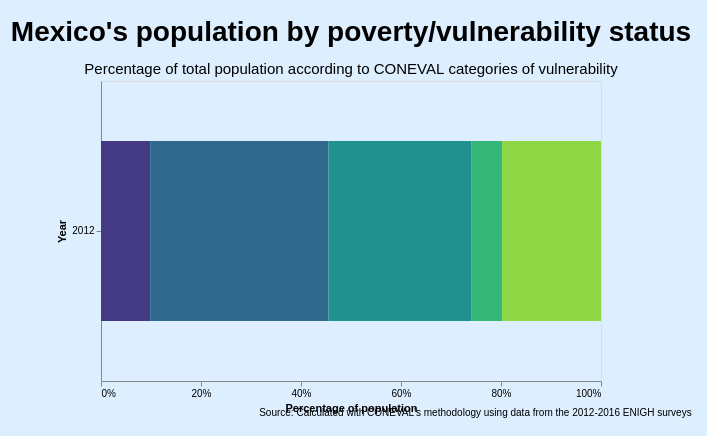

Vega-Lite specification stored for this chart:
### Vega specification from a JSON file in a GitHub repository (floating-point values rounded to 4 significant figures)
{"$schema": "https://vega.github.io/schema/vega/v5.json", "background": "#DDEEFF", "padding": {"left": 10, "top": 18, "right": 15, "bottom": 18}, "height": 300, "title": {"text": "Source: Calculated with CONEVAL's methodology using data from the 2012-2016 ENIGH surveys", "anchor": "end", "baseline": "bottom", "color": "black", "fontSize": 10, "fontWeight": "normal", "orient": "bottom"}, "data": [{"name": "Select_store", "values": [{"unit": "concat_0_layer_0", "fields": [{"type": "E", "field": "year"}], "values": [2012]}]}, {"name": "data-489310faf5cf2d683a3aa8ac5d5b5605", "values": [{"type": "Extreme Poverty", "year": 2012, "pob": 11528950, "pob_ent": 117306151, "percentage": 0.09828, "order": 0}, {"type": "Extreme Poverty", "year": 2014, "pob": 11442303, "pob_ent": 119871143, "percentage": 0.09546, "order": 0}, {"type": "Extreme Poverty", "year": 2016, "pob": 9375581, "pob_ent": 122636694, "percentage": 0.07645, "order": 0}, {"type": "Extreme Poverty", "year": 2018, "pob": 9310153, "pob_ent": 125082416, "percentage": 0.07443, "order": 0}, {"type": "Income Vulnerability", "year": 2012, "pob": 7228628, "pob_ent": 117306151, "percentage": 0.06162, "order": 3}, {"type": "Income Vulnerability", "year": 2014, "pob": 8475777, "pob_ent": 119871143, "percentage": 0.07071, "order": 3}, {"type": "Income Vulnerability", "year": 2016, "pob": 8605022, "pob_ent": 122636694, "percentage": 0.07017, "order": 3}, {"type": "Income Vulnerability", "year": 2018, "pob": 8628005, "pob_ent": 125082416, "percentage": 0.06898, "order": 3}, {"type": "Moderate Poverty", "year": 2012, "pob": 41820952, "pob_ent": 117306151, "percentage": 0.3565, "order": 1}, {"type": "Moderate Poverty", "year": 2014, "pob": 43899253, "pob_ent": 119871143, "percentage": 0.3662, "order": 1}, {"type": "Moderate Poverty", "year": 2016, "pob": 44042570, "pob_ent": 122636694, "percentage": 0.3591, "order": 1}, {"type": "Moderate Poverty", "year": 2018, "pob": 43115734, "pob_ent": 125082416, "percentage": 0.3447, "order": 1}, {"type": "Non poor or vulnerable", "year": 2012, "pob": 23210928, "pob_ent": 117306151, "percentage": 0.1979, "order": 4}, {"type": "Non poor or vulnerable", "year": 2014, "pob": 24578250, "pob_ent": 119871143, "percentage": 0.205, "order": 4}, {"type": "Non poor or vulnerable", "year": 2016, "pob": 27752767, "pob_ent": 122636694, "percentage": 0.2263, "order": 4}, {"type": "Non poor or vulnerable", "year": 2018, "pob": 27352149, "pob_ent": 125082416, "percentage": 0.2187, "order": 4}, {"type": "Social Deprivations vulnerability", "year": 2012, "pob": 33516693, "pob_ent": 117306151, "percentage": 0.2857, "order": 2}, {"type": "Social Deprivations vulnerability", "year": 2014, "pob": 31475560, "pob_ent": 119871143, "percentage": 0.2626, "order": 2}, {"type": "Social Deprivations vulnerability", "year": 2016, "pob": 32860754, "pob_ent": 122636694, "percentage": 0.268, "order": 2}, {"type": "Social Deprivations vulnerability", "year": 2018, "pob": 36676375, "pob_ent": 125082416, "percentage": 0.2932, "order": 2}]}, {"name": "data_0", "source": "data-489310faf5cf2d683a3aa8ac5d5b5605", "transform": [{"type": "filter", "expr": "!length(data(\"Select_store\")) || vlSelectionTest(\"Select_store\", datum)"}, {"type": "stack", "groupby": ["year"], "field": "percentage", "sort": {"field": ["order"], "order": ["ascending"]}, "as": ["percentage_start", "percentage_end"], "offset": "zero"}, {"type": "filter", "expr": "isValid(datum[\"percentage\"]) && isFinite(+datum[\"percentage\"])"}]}], "signals": [{"name": "childWidth", "value": 500}, {"name": "unit", "value": {}, "on": [{"events": "mousemove", "update": "isTuple(group()) ? group() : unit"}]}, {"name": "Select_year", "init": "2012", "bind": {"input": "range", "max": 2018, "min": 2012, "step": 2}}, {"name": "Select", "update": "vlSelectionResolve(\"Select_store\", \"union\", true, true)"}], "layout": {"padding": 20, "bounds": "full", "align": "each"}, "marks": [{"type": "group", "name": "concat_0_group", "title": {"text": "Mexico's population by poverty/vulnerability status", "fontSize": 28, "subtitle": "Percentage of total population according to CONEVAL categories of vulnerability", "subtitleFontSize": 15, "subtitlePadding": 15, "frame": "group"}, "style": "cell", "encode": {"update": {"width": {"signal": "childWidth"}, "height": {"signal": "height"}}}, "signals": [{"name": "Select_tuple", "update": "Select_year !== null ? {fields: Select_tuple_fields, values: [Select_year]} : null"}, {"name": "Select_tuple_fields", "value": [{"type": "E", "field": "year"}]}, {"name": "Select_modify", "on": [{"events": {"signal": "Select_tuple"}, "update": "modify(\"Select_store\", Select_tuple, true)"}]}], "marks": [{"name": "concat_0_layer_0_marks", "type": "rect", "style": ["bar"], "interactive": true, "from": {"data": "data_0"}, "encode": {"update": {"fill": {"scale": "concat_0_layer_0_color", "field": "type"}, "tooltip": {"signal": "{\"type\": isValid(datum[\"type\"]) ? datum[\"type\"] : \"\"+datum[\"type\"], \"percentage\": format(datum[\"percentage\"], \".0%\"), \"pob\": format(datum[\"pob\"], \"\")}"}, "ariaRoleDescription": {"value": "bar"}, "description": {"signal": "\"type: \" + (isValid(datum[\"type\"]) ? datum[\"type\"] : \"\"+datum[\"type\"]) + \"; order: \" + (format(datum[\"order\"], \"\")) + \"; percentage: \" + (format(datum[\"percentage\"], \".0%\")) + \"; pob: \" + (format(datum[\"pob\"], \"\")) + \"; Percentage of population: \" + (format(datum[\"percentage\"], \".0%\")) + \"; Year: \" + (isValid(datum[\"year\"]) ? datum[\"year\"] : \"\"+datum[\"year\"])"}, "x": {"scale": "concat_0_x", "field": "percentage_end"}, "x2": {"scale": "concat_0_x", "field": "percentage_start"}, "yc": {"scale": "concat_0_y", "field": "year", "band": 0.5}, "height": {"value": 180}}}}], "axes": [{"scale": "concat_0_x", "orient": "bottom", "grid": false, "title": "Percentage of population", "format": ".0%", "tickCount": 4, "labelFlush": true, "labelOverlap": true, "zindex": 0}, {"scale": "concat_0_y", "orient": "left", "grid": false, "title": "Year", "zindex": 0}]}], "scales": [{"name": "concat_0_x", "type": "linear", "domain": {"data": "data_0", "fields": ["percentage_start", "percentage_end"]}, "range": [0, {"signal": "childWidth"}], "nice": true, "zero": true}, {"name": "concat_0_y", "type": "band", "domain": {"data": "data_0", "field": "year", "sort": true}, "range": [0, {"signal": "height"}], "paddingInner": 0.1, "paddingOuter": 0.05}, {"name": "concat_0_layer_0_color", "type": "ordinal", "domain": ["Extreme Poverty", "Moderate Poverty", "Social Deprivations vulnerability", "Income Vulnerability", "Non poor or vulnerable"], "range": {"scheme": "viridis"}}], "config": {"axis": {"grid": false}}}
